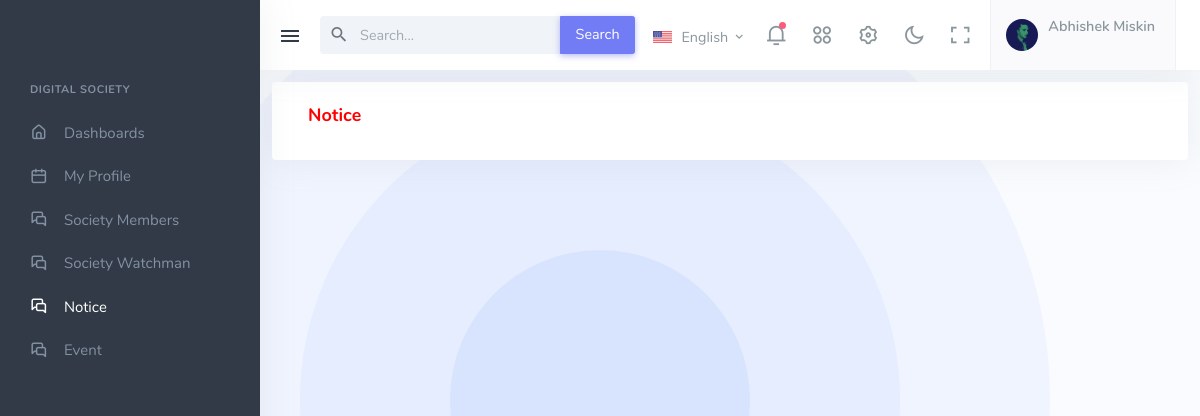
/notice_page/ (signed in), run on an earlier commit of the app's database.
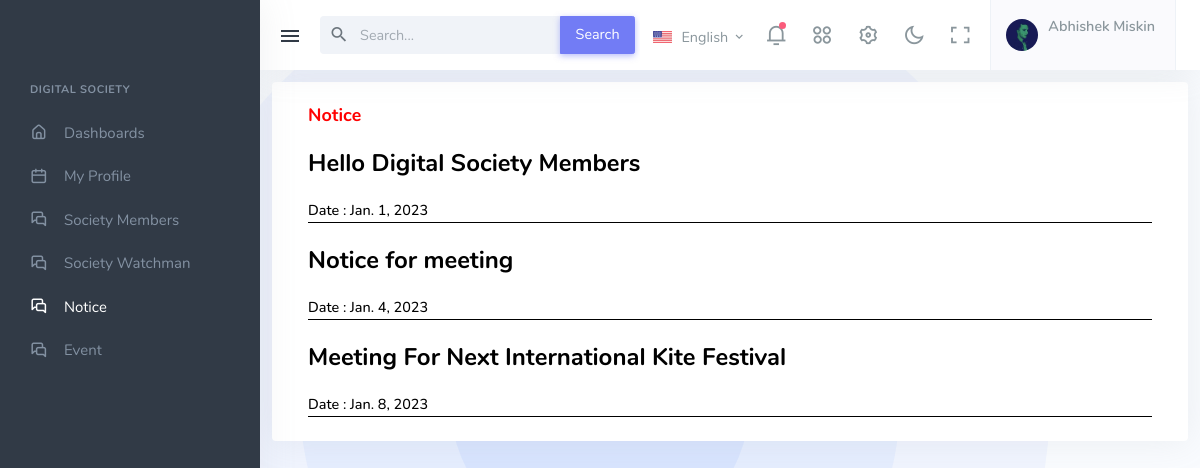
And on a later commit of the database.
### digital_App/models.py (models this page shows, shortened)
class Notice(models.Model):
    AddNotices = models.TextField(max_length=150, default=str(), blank=True)
    Date = models.DateField()
    class Meta:
        db_table = "Notice"

### digital_App/views.py (the view)
# urls.py: path("notice_page/", notice_page, name="notice_page"),
def notice_page(request):
    if 'email' in request.session:
        view_notice(request) # Load Notice data
        return render(request, "notice_page.html", default_data)
    return render(request, 'notice_page.html')

### digital_App/views.py (called while the page is built)
def view_notice(request):
    print(request.POST)
    noticeview = Notice.objects.all()
    default_data['noticeview'] = noticeview

### digital_App/templates/notice_page.html (shortened to what the changed rows need)
{% extends 'base.html' %}
{% load static %}
{% block Main_Code %}
<div>
    <div class="content-page">
        <div class="content">
            <div class="row">
                <div class="col-12">
                    <div class="page-title-box">
                        <div class="container-fluid">
                            <div class="row">
                                    <div class="card widget-flat mt-2">
                                        <div class="card-body">
                                            {% for n_view in noticeview %}
                                            <div style="border-bottom: 1px solid black;">
                                                <h3 class="mt-3 mb-3" style="color: black;">{{n_view.AddNotices}}</h3>
                                                <p class="mb-0">
                                                    <span class="me-2" style="color: black; font-weight: 500;">Date : {{n_view.Date}}</span>
                                                </p>
                                            </div>
                                            {% endfor %}
                                        </div>
                                    </div>
                            </div>
                        </div>
                    </div>
                </div>
            </div>
        </div>
    </div>
</div>
{% endblock %}

What changed in the data, as far as the page shows it:
added Notice: AddNotices "Hello Digital Society Members", Date "Jan. 1, 2023"
added Notice: AddNotices "Notice for meeting", Date "Jan. 4, 2023"
added Notice: AddNotices "Meeting For Next International Kite Festival", Date "Jan. 8, 2023"
